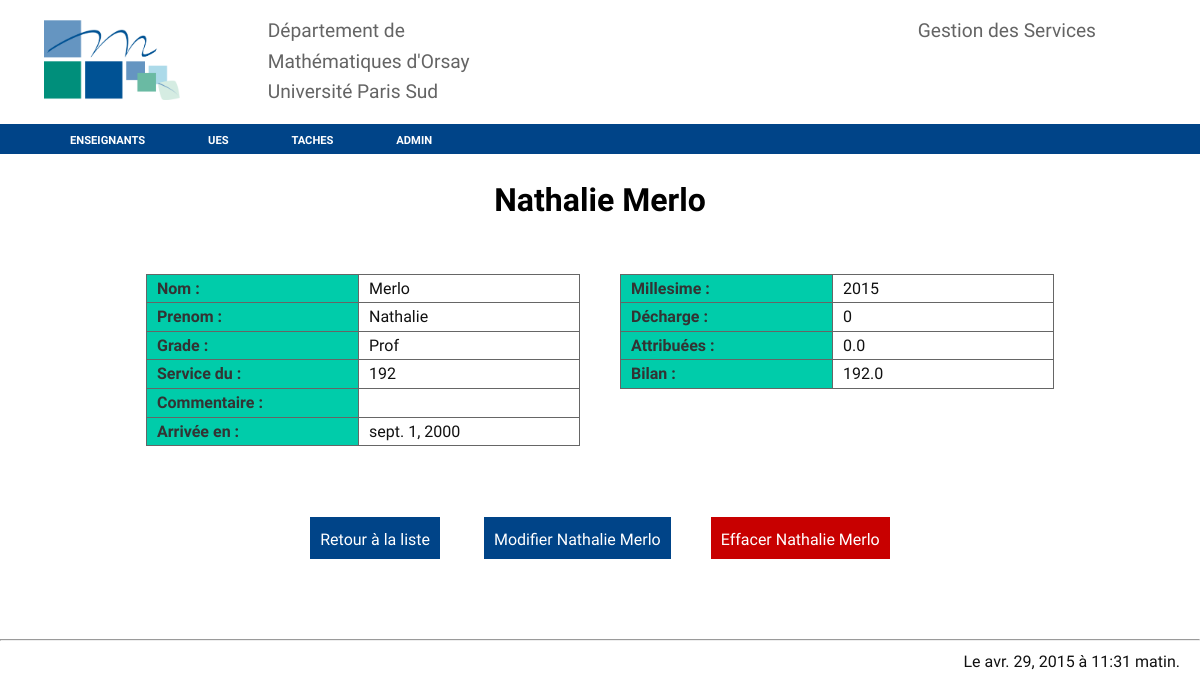
Page /enseignant/12/ on the committed database.
### services/models.py (models this page shows, shortened)
class Enseignant(models.Model):
    nom = models.CharField(max_length = 100)
    prenom = models.CharField(max_length = 100)
    genre = models.CharField(max_length = 10, choices = genre)
    grade = models.CharField(max_length = 100)
    service_du = models.IntegerField (default = 192)
    decharge = models.IntegerField (default = 0)
    commentaire = models.CharField(max_length = 255, blank = True)
    arrivé_en = models.DateField(default='2000-09-01')
    photo = models.ImageField(blank=True, upload_to='photos/%Y/%m/%d')
    attribué = models.FloatField (default = 0)
    bilan = models.FloatField (default = 0)
    millesime = models.IntegerField (default = timezone.now().year)
    class Meta():
        unique_together = ("nom", "prenom", "millesime")
    def __str__(self):
        return ('{1} {0}'.format(self.nom, self.prenom))

### services/views.py (the view)
# urls.py: url(r'^enseignant/(?P<pk>\d+)/$', views.EnseignantDetailView.as_view(), name='enseignant-view'),
class EnseignantDetailView(UpdateView):
    model = Enseignant
    template_name = 'enseignant_detail.html'
    form_class = EnseignantForm
    def get_context_data(self, **kwargs):
        context = super(EnseignantDetailView, self).get_context_data(**kwargs)
        context['datetime'] = timezone.now()
        return context

### services/templates/enseignant_detail.html (shortened to what this page needs)
{% extends "base.html" %}
{% block content %}
<h1>{{enseignant}}</h1>
<centrer>
<table>
<tr><th>Nom :</th><td> {{enseignant.nom}}</td></tr>
<tr><th>Prenom :</th><td> {{enseignant.prenom}}</td></tr>
<tr><th>Grade :</th><td> {{enseignant.grade}}</td></tr>
<tr><th>Service du :</th><td>{{enseignant.service_du}}</td></tr>
<tr><th>Commentaire :</th><td>{{enseignant.commentaire}}</td></tr>
<tr><th>{% ifequal enseignant.genre "Mme" %}Arrivée{%else%} Arrivé {% endifequal %} en :</th><td>{{enseignant.arrivé_en}}</td></tr>
</table>
<table>
<tr><th>Millesime :</th><td>{{enseignant.millesime}}</td></tr>
<tr><th>Décharge :</th><td>{{enseignant.decharge}}</td></tr>
<tr><th>Attribuées :</th><td>{{enseignant.attribué}}</td></tr>
<tr><th>Bilan :</th><td>{{enseignant.bilan}}</td></tr>
</table>
</centrer>
<br>
<br>
<centrer>
<bouton>
<a href="{% url "enseignants" %}">Retour à la liste</a>
<a href="{% url "enseignant-edit" pk=enseignant.id %}">Modifier {{enseignant}}</a>
</bouton>
<bouton_rouge>
<a href="{% url "enseignant-delete" pk=enseignant.id %}">Effacer {{enseignant}}</a>
</bouton_rouge>
</centrer>
{% endblock %}

### services/static/services/trstyle.css (style rules this page uses)
body { background-color: #fff; font: 16px/1.6 'Oxygen',sans-serif; color: #111; margin: 0px; min-width:1000px; min-height: 1300px; z-index: 1000; }
a { color: rgba(100,100,100,1); text-decoration: none; font-style: bold; }
h1 { text-align: center; color: #000; }
table { display: flex; border-collapse: collapse; margin-left: 20px; margin-right: 20px; }
td { border: 1px solid #666; width: 140px; text-align: left; padding-left:10px; }
th { border: 1px solid #666; width: 100px; font-style: bold; color:#333; background-color: #0CA; }
bouton a { display: inline-block; height: 22px; margin: 20px; padding: 10px; text-decoration: none; background-color: rgba(0, 68, 136,1); color: rgba(255,255,255,1); }
bouton_rouge a { display: inline-block; height: 22px; margin: 20px; padding: 10px; background-color: rgba(200, 0, 0, 1); color: rgba(255,255,255,1); }
centrer { display: flex; flex-wrap: wrap; justify-content: center; }
centrer th { padding-left: 10px; width:200px; text-align: left; }
centrer td { padding-right: 10px; width:200px; text-align: left; }

### rows in the picture
Enseignant: nom+prenom "Nathalie Merlo", nom "Merlo", prenom "Nathalie", grade "Prof", service_du "192", arrivé_en "sept. 1, 2000", millesime "2015", decharge "0", attribué "0.0", bilan "192.0"

### other values in the picture
{{ datetime|date:"DATE_FORMAT" }} "avr. 29, 2015"
{{ datetime|time:"TIME_FORMAT" }} "11:31 matin"
